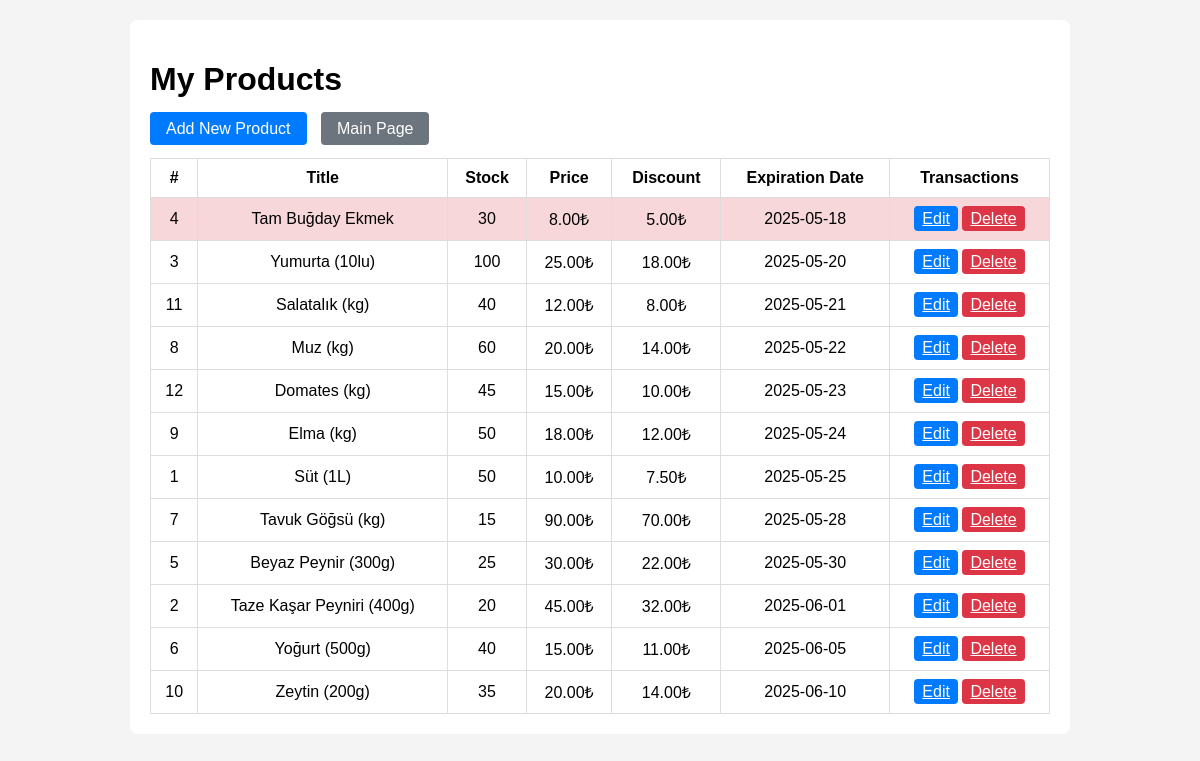
Screenshot of /market_products.php (signed in) with the database file from the repository.
### tables this page shows
CREATE TABLE IF NOT EXISTS `products` (
  `product_id`       int NOT NULL AUTO_INCREMENT,
  `market_id`        int NOT NULL,
  `title`            varchar(255) NOT NULL,
  `stock`            int NOT NULL,
  `normal_price`     decimal(10,2) NOT NULL,
  `discounted_price` decimal(10,2) NOT NULL,
  `expiration_date`  date NOT NULL,
  `image`            varchar(255) NOT NULL,
  PRIMARY KEY (`product_id`),
  KEY `market_id` (`market_id`),
  CONSTRAINT `products_ibfk_1`
    FOREIGN KEY (`market_id`) REFERENCES `markets` (`market_id`) ON DELETE CASCADE
);

### csrf.php (called while the page is built, shortened)
<?php
function csrf_token(): string
{
    return $_SESSION['csrf_token'];
}

### market_products.php (the view, shortened to what this page needs)
<?php
require_once __DIR__ . '/csrf.php';
$pdo = getPDO();
$stmt = $pdo->prepare('SELECT market_id FROM markets WHERE user_id = ?');
$stmt->execute([$_SESSION['user_id']]);
$mid = $stmt->fetchColumn();
$stmt = $pdo->prepare(<<<SQL
  SELECT *, (expiration_date < CURDATE()) AS is_expired
  FROM products
  WHERE market_id = ?
  ORDER BY expiration_date ASC
SQL
);
$stmt->execute([$mid]);
$products = $stmt->fetchAll(PDO::FETCH_ASSOC);
?>
<!DOCTYPE html>
<html lang="tr">
<head>
</head>
<body>
  <div class="container">
    <h1>My Products</h1>
    <div class="actions">
      <a href="add_product.php">Add New Product</a>
      <a href="index.php" style="background:#6c757d;">Main Page</a>
    </div>
    <table>
      <thead>
        <tr>
          <th>#</th>
          <th>Title</th>
          <th>Stock</th>
          <th>Price</th>
          <th>Discount</th>
          <th>Expiration Date</th>
          <th>Transactions</th>
        </tr>
      </thead>
      <tbody>
        <?php if (empty($products)): ?>
          <tr><td colspan="7" class="text-center">No products added yet.</td></tr>
        <?php else: foreach ($products as $p): ?>
          <tr class="<?= $p['is_expired'] ? 'table-danger' : '' ?>">
            <td><?= htmlspecialchars($p['product_id']) ?></td>
            <td><?= htmlspecialchars($p['title']) ?></td>
            <td><?= htmlspecialchars($p['stock']) ?></td>
            <td><?= htmlspecialchars($p['normal_price']) ?>₺</td>
            <td><?= htmlspecialchars($p['discounted_price']) ?>₺</td>
            <td><?= htmlspecialchars($p['expiration_date']) ?></td>
            <td>
              <a href="edit_product.php?id=<?= $p['product_id'] ?>" class="btn-sm btn-primary">Edit</a>
              <a href="delete_product.php?id=<?= $p['product_id'] ?>&csrf_token=<?= htmlspecialchars(csrf_token()) ?>"
                 class="btn-sm btn-danger"
                 onclick="return confirm('Are you sure you want to delete this product?')">
                Delete
              </a>
            </td>
          </tr>
        <?php endforeach; endif; ?>
      </tbody>
    </table>
  </div>
</body>
</html>

### market_products.php (style rules this page uses)
body { font-family: Arial, sans-serif; background: #f4f4f4; margin:0; padding:20px; }
.container { max-width:900px; margin:0 auto; background:#fff; padding:20px; border-radius:8px; }
.actions { margin-bottom:20px; }
.actions a { margin-right:10px; padding:8px 16px; background:#007bff; color:#fff; text-decoration:none; border-radius:4px; }
table { width:100%; border-collapse:collapse; }
th, td { padding:10px; border:1px solid #ddd; text-align:center; }
.table-danger { background:#f8d7da; }
.btn-sm { padding:4px 8px; border:none; color:#fff; border-radius:4px; cursor:pointer; }
.btn-primary { background:#007bff; }
.btn-danger { background:#dc3545; }

### rows the page displays
products: product_id "4", title "Tam Buğday Ekmek", stock "30", normal_price "8.00", discounted_price "5.00", expiration_date "2025-05-18"
products: product_id "3", title "Yumurta (10lu)", stock "100", normal_price "25.00", discounted_price "18.00", expiration_date "2025-05-20"
products: product_id "11", title "Salatalık (kg)", stock "40", normal_price "12.00", discounted_price "8.00", expiration_date "2025-05-21"
products: product_id "8", title "Muz (kg)", stock "60", normal_price "20.00", discounted_price "14.00", expiration_date "2025-05-22"
products: product_id "12", title "Domates (kg)", stock "45", normal_price "15.00", discounted_price "10.00", expiration_date "2025-05-23"
products: product_id "9", title "Elma (kg)", stock "50", normal_price "18.00", discounted_price "12.00", expiration_date "2025-05-24"
products: product_id "1", title "Süt (1L)", stock "50", normal_price "10.00", discounted_price "7.50", expiration_date "2025-05-25"
products: product_id "7", title "Tavuk Göğsü (kg)", stock "15", normal_price "90.00", discounted_price "70.00", expiration_date "2025-05-28"
products: product_id "5", title "Beyaz Peynir (300g)", stock "25", normal_price "30.00", discounted_price "22.00", expiration_date "2025-05-30"
products: product_id "2", title "Taze Kaşar Peyniri (400g)", stock "20", normal_price "45.00", discounted_price "32.00", expiration_date "2025-06-01"
products: product_id "6", title "Yoğurt (500g)", stock "40", normal_price "15.00", discounted_price "11.00", expiration_date "2025-06-05"
products: product_id "10", title "Zeytin (200g)", stock "35", normal_price "20.00", discounted_price "14.00", expiration_date "2025-06-10"
